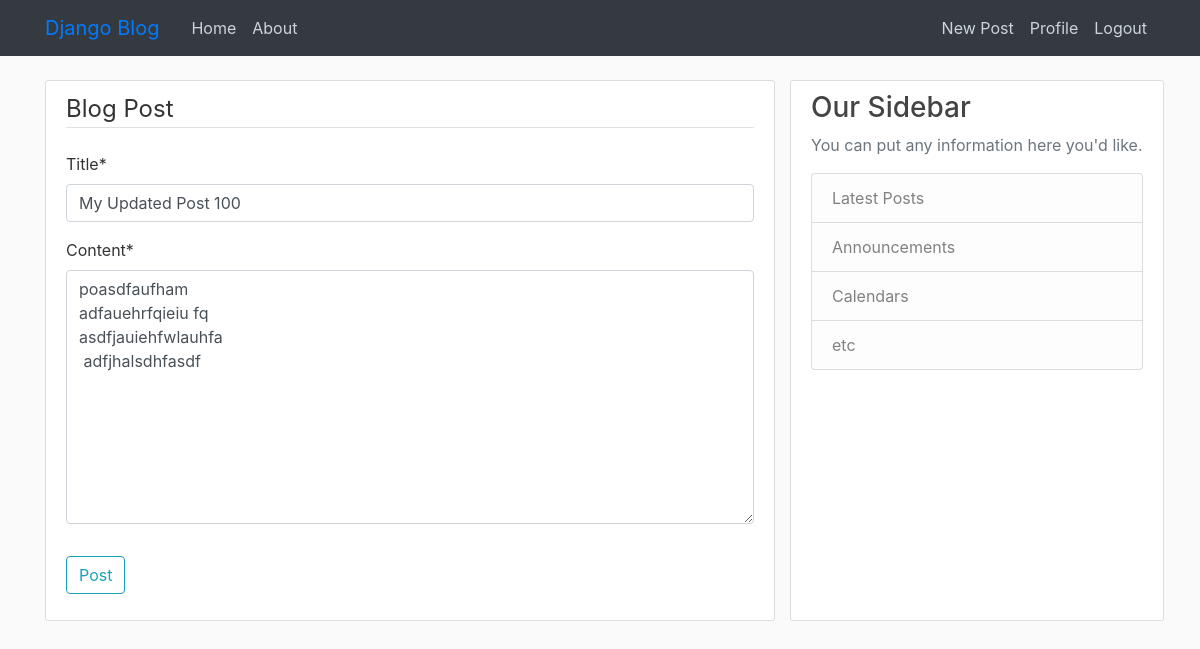
Screenshot of /post/21/update (signed in) with the database file from the repository.
### blog/models.py (models this page shows, shortened)
class Post(models.Model):
	title = models.CharField(max_length=100)
	content = models.TextField()
	date_posted = models.DateTimeField(default=timezone.now)
	author = models.ForeignKey(User, on_delete=models.CASCADE)

### blog/views.py (the view, shortened to what this page needs)
# urls.py: path('post/<int:pk>/update', PostUpdateView.as_view(), name='post-update'),
class PostUpdateView(LoginRequiredMixin , UserPassesTestMixin , UpdateView):
	model = Post
	fields = ['title','content']
	def test_func(self):
		post = self.get_object()
		if self.request.user == post.author:
			return True
		return False

### blog/templates/blog/post_form.html (shortened to what this page needs)
{% extends 'blog/base.html'%}
{% load crispy_forms_tags %}
{%block content%}
		<div class='content-section'>
			<form method="POST">
				<fieldset class="form-group">
					<legend class='border-bottom mb-4'> Blog Post </legend>
					{{ form|crispy }}
				</fieldset>
				<div class="form-group">
					<button class="btn btn-outline-info" type="submit"> Post </button>
				</div>
			</form>
		</div>
{% endblock content%}

### blog/static/blog/main.css (style rules this page uses)
body { background: #fafafa; color: #333333; margin-top: 5rem; }
.content-section { background: #ffffff; padding: 10px 20px; border: 1px solid #dddddd; border-radius: 3px; margin-bottom: 20px; }

### rows the page displays
Post: title "My Updated Post 100", content "poasdfaufham adfauehrfqieiu fq asdfjauiehfwlauhfa adfjhalsdhfasdf"
